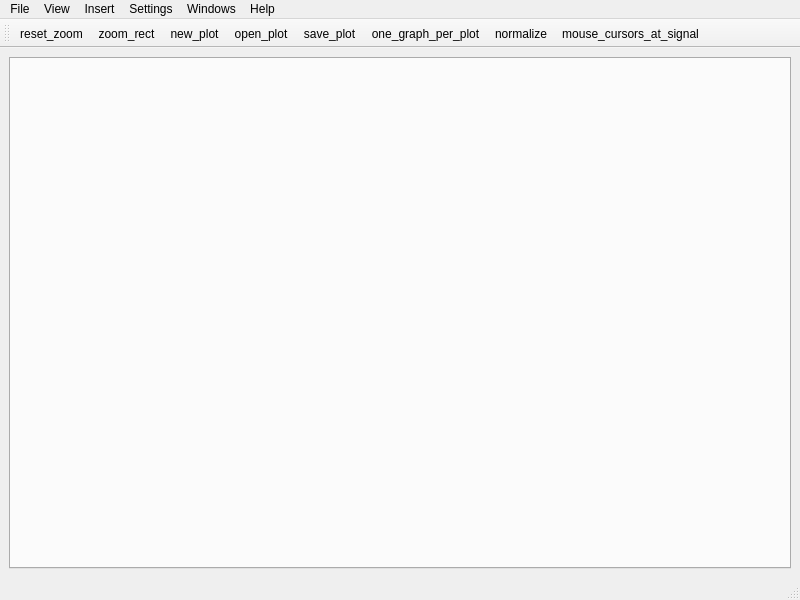
<?xml version="1.0" encoding="UTF-8"?>
<ui version="4.0">
 <class>MainWindow</class>
 <widget class="QMainWindow" name="MainWindow">
  <property name="geometry">
   <rect>
    <x>0</x>
    <y>0</y>
    <width>800</width>
    <height>600</height>
   </rect>
  </property>
  <property name="mouseTracking">
   <bool>true</bool>
  </property>
  <property name="acceptDrops">
   <bool>true</bool>
  </property>
  <property name="windowTitle">
   <string>SeeSig</string>
  </property>
  <property name="windowIcon">
   <iconset resource="SeeSigResources.qrc">
    <normaloff>:/SeeSigResource/RESOURCES/SeeSig_icon_floating.png</normaloff>:/SeeSigResource/RESOURCES/SeeSig_icon_floating.png</iconset>
  </property>
  <widget class="QWidget" name="main">
   <layout class="QHBoxLayout" name="horizontalLayout" stretch="4">
    <item>
     <widget class="QTabWidget" name="tabWidget">
      <property name="acceptDrops">
       <bool>true</bool>
      </property>
      <property name="currentIndex">
       <number>-1</number>
      </property>
      <property name="tabsClosable">
       <bool>true</bool>
      </property>
      <property name="movable">
       <bool>true</bool>
      </property>
     </widget>
    </item>
   </layout>
  </widget>
  <widget class="QMenuBar" name="menubar">
   <property name="geometry">
    <rect>
     <x>0</x>
     <y>0</y>
     <width>800</width>
     <height>21</height>
    </rect>
   </property>
   <property name="defaultUp">
    <bool>true</bool>
   </property>
   <widget class="QMenu" name="menuFile">
    <property name="tearOffEnabled">
     <bool>true</bool>
    </property>
    <property name="title">
     <string>File</string>
    </property>
    <addaction name="actionOpen"/>
   </widget>
   <widget class="QMenu" name="menuView">
    <property name="title">
     <string>View</string>
    </property>
   </widget>
   <widget class="QMenu" name="menuInsert">
    <property name="title">
     <string>Insert</string>
    </property>
   </widget>
   <widget class="QMenu" name="menuSettings">
    <property name="title">
     <string>Settings</string>
    </property>
    <addaction name="actionFile_format"/>
   </widget>
   <widget class="QMenu" name="menuWindows">
    <property name="title">
     <string>Windows</string>
    </property>
   </widget>
   <widget class="QMenu" name="menuHelp">
    <property name="title">
     <string>Help</string>
    </property>
   </widget>
   <addaction name="menuFile"/>
   <addaction name="menuView"/>
   <addaction name="menuInsert"/>
   <addaction name="menuSettings"/>
   <addaction name="menuWindows"/>
   <addaction name="menuHelp"/>
  </widget>
  <widget class="QStatusBar" name="statusbar"/>
  <widget class="QToolBar" name="toolBar">
   <property name="windowTitle">
    <string>toolBar</string>
   </property>
   <attribute name="toolBarArea">
    <enum>TopToolBarArea</enum>
   </attribute>
   <attribute name="toolBarBreak">
    <bool>false</bool>
   </attribute>
   <addaction name="actionreset_zoom"/>
   <addaction name="actionzoom_rect"/>
   <addaction name="actionnew_plot"/>
   <addaction name="actionopen_plot"/>
   <addaction name="actionsave_plot"/>
   <addaction name="actionone_graph_per_plot"/>
   <addaction name="actionnormalize"/>
   <addaction name="actionmouse_cursors_at_signal"/>
  </widget>
  <action name="actionreset_zoom">
   <property name="icon">
    <iconset resource="SeeSigResources.qrc">
     <normaloff>:/SeeSigResource/RESOURCES/default_zoom.PNG</normaloff>:/SeeSigResource/RESOURCES/default_zoom.PNG</iconset>
   </property>
   <property name="text">
    <string>reset_zoom</string>
   </property>
   <property name="toolTip">
    <string>&lt;html&gt;&lt;head/&gt;&lt;body&gt;&lt;p&gt;Set the zoom to 0&lt;/p&gt;&lt;/body&gt;&lt;/html&gt;</string>
   </property>
  </action>
  <action name="actionnew_plot">
   <property name="icon">
    <iconset>
     <normalon>:/SeeSigResource/RESOURCES/new_plot.PNG</normalon>
    </iconset>
   </property>
   <property name="text">
    <string>new_plot</string>
   </property>
   <property name="toolTip">
    <string>&lt;html&gt;&lt;head/&gt;&lt;body&gt;&lt;p&gt;Open a new plot&lt;/p&gt;&lt;/body&gt;&lt;/html&gt;</string>
   </property>
  </action>
  <action name="actionopen_plot">
   <property name="icon">
    <iconset>
     <normalon>:/SeeSigResource/RESOURCES/open_plot.PNG</normalon>
    </iconset>
   </property>
   <property name="text">
    <string>open_plot</string>
   </property>
   <property name="toolTip">
    <string>&lt;html&gt;&lt;head/&gt;&lt;body&gt;&lt;p&gt;Open signal data&lt;/p&gt;&lt;/body&gt;&lt;/html&gt;</string>
   </property>
  </action>
  <action name="actionsave_plot">
   <property name="icon">
    <iconset>
     <normalon>:/SeeSigResource/RESOURCES/save_plotting.PNG</normalon>
    </iconset>
   </property>
   <property name="text">
    <string>save_plot</string>
   </property>
   <property name="toolTip">
    <string>&lt;html&gt;&lt;head/&gt;&lt;body&gt;&lt;p&gt;Save current display plots&lt;/p&gt;&lt;/body&gt;&lt;/html&gt;</string>
   </property>
  </action>
  <action name="actionone_graph_per_plot">
   <property name="checkable">
    <bool>true</bool>
   </property>
   <property name="icon">
    <iconset>
     <normalon>:/SeeSigResource/RESOURCES/1_graph_per_plot.PNG</normalon>
    </iconset>
   </property>
   <property name="text">
    <string>one_graph_per_plot</string>
   </property>
   <property name="toolTip">
    <string>&lt;html&gt;&lt;head/&gt;&lt;body&gt;&lt;p&gt;Draw each signal on a different plot&lt;/p&gt;&lt;/body&gt;&lt;/html&gt;</string>
   </property>
  </action>
  <action name="actionnormalize">
   <property name="icon">
    <iconset resource="SeeSigResources.qrc">
     <normaloff>:/SeeSigResource/RESOURCES/normalize.png</normaloff>
     <normalon>:/SeeSigResource/RESOURCES/normalize.png</normalon>
     <disabledoff>:/SeeSigResource/RESOURCES/normalize.png</disabledoff>
     <disabledon>:/SeeSigResource/RESOURCES/normalize.png</disabledon>
     <activeoff>:/SeeSigResource/RESOURCES/normalize.png</activeoff>
     <activeon>:/SeeSigResource/RESOURCES/normalize.png</activeon>
     <selectedoff>:/SeeSigResource/RESOURCES/normalize.png</selectedoff>
     <selectedon>:/SeeSigResource/RESOURCES/normalize.png</selectedon>:/SeeSigResource/RESOURCES/normalize.png</iconset>
   </property>
   <property name="text">
    <string>normalize</string>
   </property>
   <property name="toolTip">
    <string>&lt;html&gt;&lt;head/&gt;&lt;body&gt;&lt;p&gt;Normalize by maximum value&lt;/p&gt;&lt;/body&gt;&lt;/html&gt;</string>
   </property>
  </action>
  <action name="actionFile_format">
   <property name="text">
    <string>File format...</string>
   </property>
  </action>
  <action name="actionOpen">
   <property name="text">
    <string>Open..</string>
   </property>
  </action>
  <action name="actionmouse_cursors_at_signal">
   <property name="checkable">
    <bool>true</bool>
   </property>
   <property name="icon">
    <iconset resource="SeeSigResources.qrc">
     <normaloff>:/SeeSigResource/RESOURCES/mouse_cursors_at_signal.PNG</normaloff>:/SeeSigResource/RESOURCES/mouse_cursors_at_signal.PNG</iconset>
   </property>
   <property name="text">
    <string>mouse_cursors_at_signal</string>
   </property>
   <property name="toolTip">
    <string>Set bars at signals</string>
   </property>
  </action>
  <action name="actionzoom_rect">
   <property name="checkable">
    <bool>true</bool>
   </property>
   <property name="icon">
    <iconset resource="SeeSigResources.qrc">
     <normaloff>:/SeeSigResource/RESOURCES/band_zoom.PNG</normaloff>:/SeeSigResource/RESOURCES/band_zoom.PNG</iconset>
   </property>
   <property name="text">
    <string>zoom_rect</string>
   </property>
   <property name="toolTip">
    <string>Zoom into a defined rectangle at plot</string>
   </property>
  </action>
 </widget>
 <resources>
  <include location="SeeSigResources.qrc"/>
 </resources>
 <connections/>
</ui>
